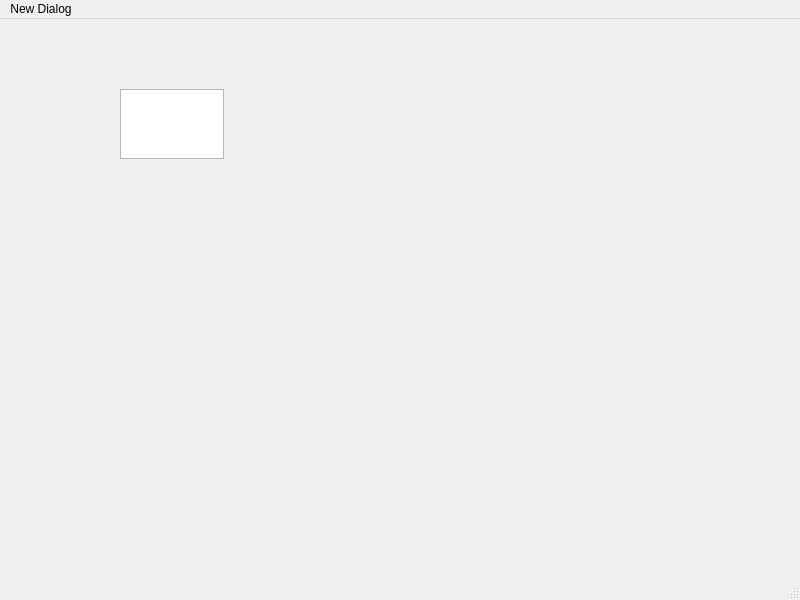
<?xml version="1.0" encoding="UTF-8"?>
<ui version="4.0">
 <class>mnaWindow</class>
 <widget class="QMainWindow" name="mnaWindow">
  <property name="geometry">
   <rect>
    <x>0</x>
    <y>0</y>
    <width>800</width>
    <height>600</height>
   </rect>
  </property>
  <property name="windowTitle">
   <string>Hello Nadim</string>
  </property>
  <property name="windowIcon">
   <iconset theme="QIcon::ThemeIcon::CallStart"/>
  </property>
  <widget class="QWidget" name="centralwidget">
   <widget class="QPlainTextEdit" name="PLAIN_TXT_EDIT">
    <property name="geometry">
     <rect>
      <x>120</x>
      <y>70</y>
      <width>104</width>
      <height>70</height>
     </rect>
    </property>
   </widget>
  </widget>
  <widget class="QMenuBar" name="menubar">
   <property name="geometry">
    <rect>
     <x>0</x>
     <y>0</y>
     <width>800</width>
     <height>26</height>
    </rect>
   </property>
   <widget class="QMenu" name="menuNew_Dialog">
    <property name="title">
     <string>New Dialog</string>
    </property>
    <addaction name="actionModel_Dialog"/>
    <addaction name="separator"/>
    <addaction name="actionModalless_Dialog"/>
   </widget>
   <addaction name="menuNew_Dialog"/>
  </widget>
  <widget class="QStatusBar" name="statusbar"/>
  <action name="actionModel_Dialog">
   <property name="text">
    <string>Modal Dialog</string>
   </property>
  </action>
  <action name="actionModalless_Dialog">
   <property name="text">
    <string>Modalless Dialog</string>
   </property>
  </action>
 </widget>
 <resources/>
 <connections/>
</ui>
